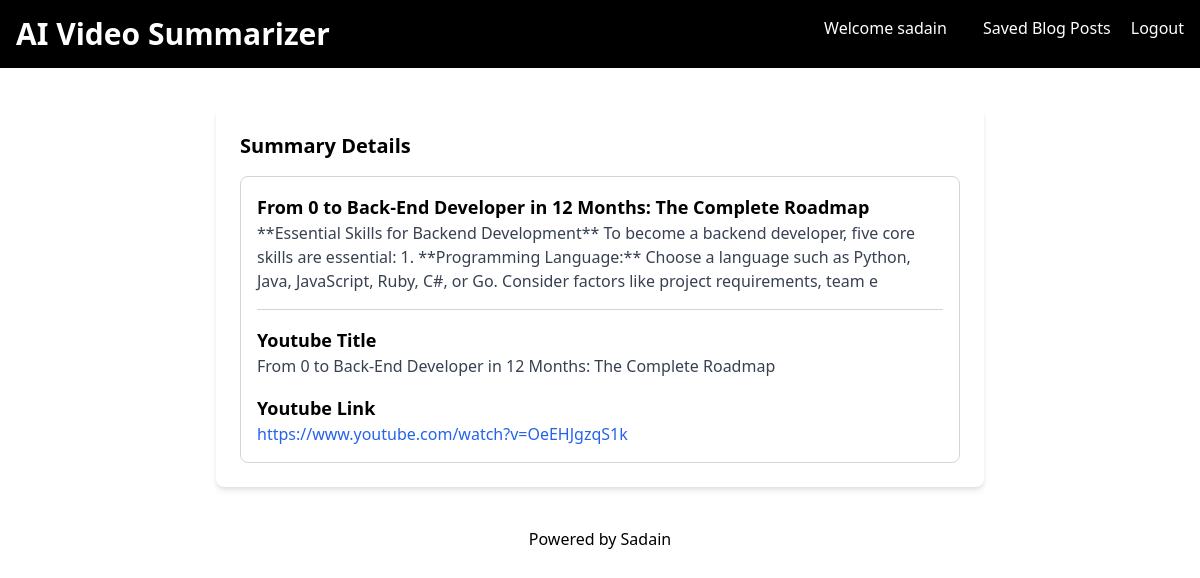
The page /blog-details/2/ (signed in) on the database its author committed.
### blog_generator/models.py (models this page shows, shortened)
class BlogPost(models.Model):
    user = models.ForeignKey(User, on_delete=models.CASCADE)
    youtube_title = models.CharField(max_length=300)
    youtube_link = models.URLField()
    generated_content = models.TextField()
    created_at = models.DateTimeField(auto_now_add=True)

### blog_generator/views.py (the view)
# urls.py: path('blog-details/<int:pk>/', views.blog_details, name='blog-details'),
def blog_details(request, pk):
    blog_article_detail = BlogPost.objects.get(id=pk)
    if request.user == blog_article_detail.user:
        return render(request, 'blog-details.html', {'blog_article_detail': blog_article_detail})
    else:
        return redirect('/')

### templates/blog-details.html (shortened to what this page needs)
<!DOCTYPE html>
<html lang="en">
<head>
    <link href="https://cdn.jsdelivr.net/npm/tailwindcss@2.2.19/dist/tailwind.min.css" rel="stylesheet">
</head>
<body class="bg-grat-100 font-sans antialiased">
    <nav class="bg-black p-4 text-white flex justify-between">
        <div>
            <h1 class="text-3xl font-bold">AI Video Summarizer</h1>
        </div>
        <div>
            <a href="/" class="text-white hover:underline mx-4">Welcome {{ user.username }}</a>
            <a href="/blog-list" class="text-white hover:underline mx-4">Saved Blog Posts</a>
            <a href="/logout" class="text-white hover:underline">Logout</a>
        </div>
    </nav>
    <div class="container mx-auto mt-10 px-4 sm:px-0">
        <div class="max-w-3xl mx-auto bg-white p-6 rounded-lg shadow-md">
            <section>
                <h2 class="text-xl mb-4 font-semibold">Summary Details</h2>
                <div class="border border-gray-300 p-4 rounded-lg">
                    <h3 class="text-lg font-semibold">{{blog_article_detail.youtube_title}}</h3>
                    <p class="text-gray-700">{{blog_article_detail.generated_content}}</p>
                    <hr class="my-4 border-gray-300">
                    <h4 class="text-lg font-semibold">Youtube Title</h4>
                    <p class="text-gray-700">{{blog_article_detail.youtube_title}}</p>
                    <h4 class="text-lg font-semibold mt-4">Youtube Link</h4>
                    <a href="{{blog_article_detail.youtube_link}}" class="text-blue-600 hover:underline">{{blog_article_detail.youtube_link}}</a>
                </div>
            </section>
        </div>
    </div>
    <footer class="text-center p-4 text-black mt-6">
        Powered by Sadain
    </footer>
</body>
</html>

### rows shown on the page
BlogPost: youtube_title "From 0 to Back-End Developer in 12 Months: The Complete Roadmap", generated_content "**Essential Skills for Backend Development** To become a backend developer, five core skills are essential: 1. **Programming Language:** Choose a language such as Python, Java, JavaScript, Ruby, C#, or Go. Consider factors like project requirements, team e", youtube_link "https://www.youtube.com/watch?v=OeEHJgzqS1k"

### other values the page prints
{{ user.username }} "sadain"
